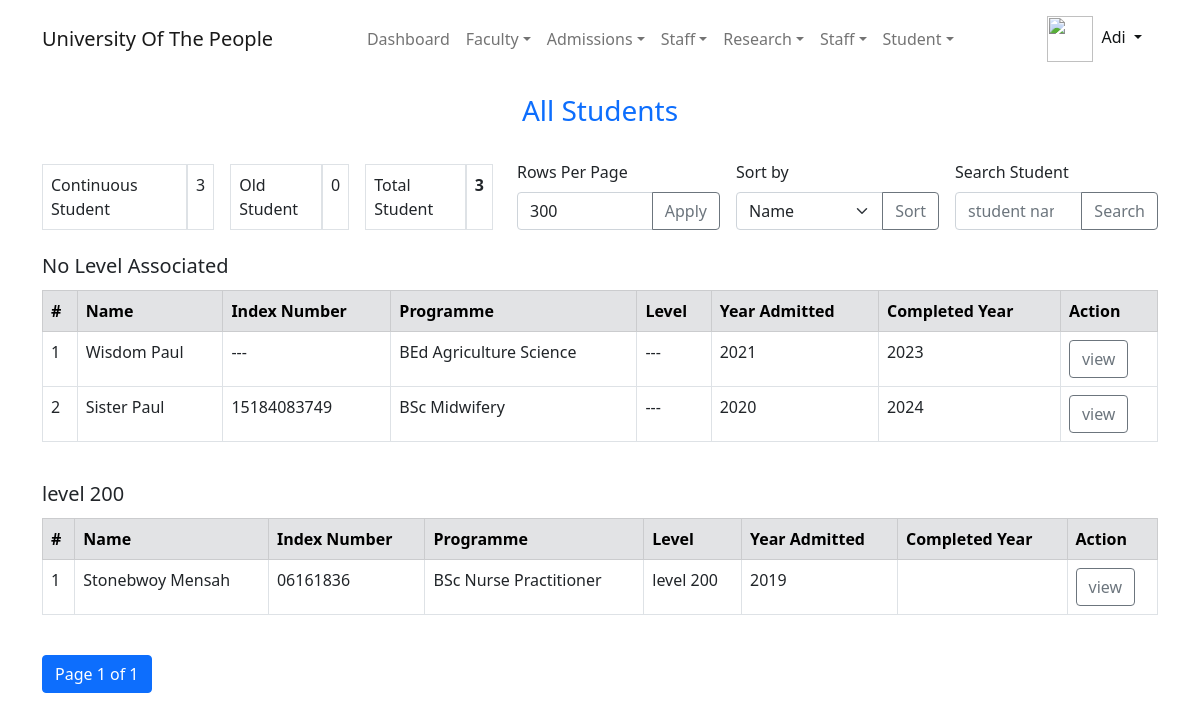
Screenshot of /student/staff/all/ (signed in) with the database file from the repository.
### accounts/models.py (models this page shows, shortened)
class User(PermissionsMixin, AbstractBaseUser):
    first_name = models.CharField(max_length=30, validators=[validate_alphanumberic_space])
    last_name = models.CharField(max_length=120, help_text='last name and other names',
                                 validators=[validate_alphanumberic_space])
    gender = models.CharField(max_length=5, choices=GenderChoices.choices, null=True)
    date_of_birth = models.DateField(null=True)
    email = models.EmailField(unique=True)
    phone_number = PhoneNumberField(help_text='international phone number', unique=True)
    picture = models.ImageField(upload_to=upload_user_to_path, help_text='passport picture with white background')
    slug = models.SlugField(null=True, unique=True)
    is_online = models.BooleanField(default=False)
    is_active = models.BooleanField(default=True)
    is_admin = models.BooleanField(default=False)
    is_superuser = models.BooleanField(default=False)
    timestamp = models.DateTimeField(auto_now=True)
    identity = models.CharField(unique=True, null=True, max_length=30)
    session_key = models.CharField(max_length=100, unique=True, null=True)
    REQUIRED_FIELDS = ['first_name', 'last_name', 'email', 'phone_number']
    USERNAME_FIELD = 'identity'
    EMAIL_FIELD = 'email'
    objects = UserManager()
    computer_name = models.CharField(max_length=250, null=True, blank=True)
    username = models.CharField(max_length=250, null=True, blank=True)
    http_sec_ch_ua = models.CharField(max_length=250, null=True, blank=True)
    os = models.CharField(max_length=200, null=True, blank=True)
    class Meta:
        verbose_name = 'User'
        verbose_name_plural = 'Users'
        ordering = ("first_name", "last_name", "email")
        permissions = [
            ('add_lecturerprofile', 'Add Lecturer Profile'),
            ('set_password4other', 'Set password for other user'),
        ]
    def get_full_name(self):
        return ' '.join([self.first_name, self.last_name])
    def get_short_name(self):
        return self.first_name

### student/models.py (models this page shows, shortened)
class Student(models.Model):
    profile = models.OneToOneField(User,
                                   on_delete=models.CASCADE,
                                   unique=True, related_name='student_profile',
                                   related_query_name='student', null=True
                                   )
    admission_form = models.OneToOneField(StudentForms, related_name='student_admission_form',
                                          on_delete=models.CASCADE, unique=True, null=True)
    index_number = models.CharField(null=True, max_length=60, unique=True)
    level = models.ForeignKey(Level, on_delete=models.CASCADE, null=True)
    programme = models.ForeignKey(Programme, on_delete=models.CASCADE, null=True)
    date_admitted = models.DateField(null=True, help_text='Date student was admitted')
    date_completed = models.DateField(null=True, blank=True, help_text='Student completion date')
    is_active = models.BooleanField(default=False, help_text='Is this student current or active')
    objects = StudentManager()
    @property
    def full_name(self):
        return self.profile.get_full_name()
    class Meta:
        verbose_name = 'Student'
        verbose_name_plural = 'Students'
        ordering = ('id', 'profile')
        permissions = [
            ('list_student', _('can view student list')),
            ('staff_view_student', _('can view student detail as staff')),
        ]

### programme/models.py (models this page shows, shortened)
class Programme(models.Model):
    name = models.CharField(max_length=200, unique=True)
    department = models.ForeignKey(on_delete=models.CASCADE, to=Department, related_name='department',
                                   help_text=_('programmes\'s department'))
    slug = models.SlugField(unique=True)
    max_student = models.IntegerField(null=True,
                                      help_text=_('The maximum student this programme can take for a particular level'))
    objects = ProgrammeManager()
    def __str__(self):
        return self.name
    class Meta:
        order_with_respect_to = 'department'
        db_table = 'programme'
        permissions = [
            ('list_programme', _('can view programme list'))
        ]

### system/models.py (models this page shows)
class Level(models.Model):
    name = models.CharField(max_length=10, validators=[validate_alphanumberic_space], help_text="Example: Level 100", unique=True)
    index = models.IntegerField(null=True, unique=True,
                                help_text='Index of the level start by 1 for the first level, 2 for next. etc')
    objects = LevelManager()
    def __str__(self):
        return self.name

### student/views.py (the view, shortened to what this page needs)
# urls.py: path('all/', StaffAllStudentListView.as_view(), name='staff_all'),
class StaffAllStudentListView(LoginRequiredMixin, PermissionRequiredMixin, ListView):
    model = Student
    permission_required = 'student.list_student'
    template_name = 'student/staff/all.html'
    permission_denied_message = 'You need permission to view student list'
    sortby_kwargs = {
        'profile': 'Name',
        'index_number': 'Index Number',
        'programme': 'Programme',
        'level': 'Level',
        'date_admitted': 'Year Admitted',
        'date_completed': 'Completed',
    }
    sortby_var = 'qsort'
    row_limit_name = 'qlimit'
    def get_context_data(self, *, object_list=None, **kwargs):
        title = 'All Students'
        ctx = super(StaffAllStudentListView, self).get_context_data(object_list=object_list, **kwargs)
        if self.kwargs.get('department_slug'):
            title += ' in \n' + str(self.get_department())
        elif self.kwargs.get('programme_slug'):
            title += ' in \n' + str(self.get_programme())
        ctx['title'] = title
        ctx['header'] = ctx['title']
        ctx['back_url'] = get_back_url(self.request)
        ctx['sort_vars'] = self.sortby_kwargs
        ctx['sortname'] = self.sortby_var
        ctx['current_sort'] = self.get_sort_value()
        ctx['tt_active'] = self.get_only_active()
        ctx['tt_old'] = self.get_active_and_old()
        ctx['student_total'] = ctx['tt_active'] + ctx['tt_old']
        ctx['s_searched'] = self.get_search_query()
        ctx['qty_found'] = self.queryset_counts
        ctx['limit_row'] = self.get_paginate_by_query() or self.paginate_by
        ctx['row_limit_name'] = self.row_limit_name
        return ctx
    def get_active_and_old(self):
        return self.model.objects.get_active_and_old(**self.get_department_programme_kwargs()).count()
    def get_only_active(self):
        return self.model.objects.get_only_active(**self.get_department_programme_kwargs()).count()
    @property
    def paginate_by(self):
        return self.get_paginate_by_query() or 300
    def get_department_programme_kwargs(self):
        return {
                'department_slug': self.kwargs.get('department_slug'),
                'programme_slug': self.kwargs.get('programme_slug'),
            }
    def get_queryset(self):
        sort_by = self.get_sort_value()
        kwargs = self.get_department_programme_kwargs()
        if sort_by:
            return self.model.objects.get_all_sort(by=sort_by, query=self.get_search_query(), **kwargs)
        queryset = self.model.objects.all(query=self.get_search_query(), **kwargs)
        self.queryset_counts = queryset.count()
        return queryset
    def get_sort_value(self):
        key = self.request.GET.get(self.sortby_var)
        if self.sortby_kwargs.get(key):
            return key
    def get_search_query(self):
        return self.request.GET.get('qstudent')
    def get_paginate_by_query(self):
        return self.request.GET.get('qlimit')

### student/templates/student/staff/all.html (shortened to what this page needs)
{% extends 'base/admin/base.html' %}
{% block container %}
    <div class="container">
        <div class="row my-3">
            <div class="col-auto mx-auto">
                <h3 class="text-center text-primary">{{ header|title|linebreaksbr }}</h3>
            </div>
        </div>
        <div class="row my-4 d-flex align-items-end">
            <div class="col-md-8 col-lg-5 mx-auto">
                <div class="d-flex flex-column flex-md-row gap-3 align-items-end ">
                    <div class="d-flex flex-row rounded hover_shadow">
                        <span class="p-2 border">Continuous Student</span>
                        <span class="p-2 border">{{ tt_active }}</span>
                    </div>
                    <div class="d-flex flex-row rounded hover_shadow">
                        <span class="p-2 border">Old Student</span>
                        <span class="p-2 border">{{ tt_old }}</span>
                    </div>
                    <div class="d-flex flex-row rounded hover_shadow">
                        <span class="p-2 border">Total Student</span>
                        <span class="p-2 border"><b>{{ student_total }}</b></span>
                    </div>
                </div>
            </div>
            <div class="col-md-auto col-lg-7 mx-auto">
                <div class="d-flex flex-column flex-md-row gap-3 align-items-start align-items-md-end">
                    <form action="" class="w-100" method="get">
                        <label class="form-label" for="qlimit">Rows Per Page</label>
                        <div class="input-group hover_shadow">
                            <input type="number" name="{{ row_limit_name }}" value="{{ limit_row|default_if_none:0 }}" id="qlimit" class="form-control">
                            <button type="submit" class="btn btn-outline-secondary">Apply</button>
                        </div>
                    </form>
                    <form action="" class="w-100" method="get">
                        <label for="qsort" class="form-label">Sort by</label>
                        <div class="input-group hover_shadow">
                            <select name="{{ sortname }}"  id="qsort" class="form-select">
                                {% for item in sort_vars.items %}
                                    <option {% if item|first == current_sort %} selected {% endif %} value="{{ item|first }}">{{ item|last }}</option>
                                {% endfor %}
                            </select>
                            <button type="submit" class="btn btn-outline-secondary">Sort</button>
                        </div>
                    </form>
                    <form action="" class="w-100" method="get" >
                        <label for="qstudent" class="form-label">Search Student</label>
                        <div class="input-group hover_shadow">
                            <input type="search" name="qstudent" id="qstudent" value="{{ s_searched|default_if_none:'' }}" placeholder="student name, index number, " class="form-control">
                            <button type="submit" class="btn btn-outline-secondary">Search</button>
                        </div>
                    </form>
                </div>
            </div>
        </div>
        {% if student_list %}
            {% regroup page_obj.object_list by level as student_list_level_group %}
            {% for student_level_group in student_list_level_group %}
                <div class="row">
                    <div class="col">
                        <h5>{{ student_level_group.grouper|default_if_none:'No Level Associated' }}</h5>
                    </div>
                </div>
                <div class="row my-1 mb-4">
                    <div class="table-responsive">
                        <table class="table table-bordered">
                            <tr class="table-secondary">
                                <th>#</th>
                                <th>Name</th>
                                <th>Index Number</th>
                                <th>Programme</th>
                                <th>Level</th>
                                <th>Year Admitted</th>
                                <th>Completed Year</th>
                                <th>Action</th>
                            </tr>
                            {% for student in student_level_group.list %}
                                <tr class="hover_shadow">
                                    <td>{{ forloop.counter }}</td>
                                    <td>{{ student.full_name|default_if_none:'---' }}</td>
                                    <td>{{ student.index_number|default_if_none:'---' }}</td>
                                    <td>{{ student.programme|default_if_none:'---' }}</td>
                                    <td>{{ student.level|default_if_none:'---' }}</td>
                                    <td>{{ student.date_admitted.year|default_if_none:'---' }}</td>
                                    <td>{{ student.date_completed.year|default_if_none:'---' }}</td>
                                    <td><a href="{% url 'Student:staff_student_detail' profile__identity=student.profile.identity pk=student.pk %}?back={{ request.path }}" class="btn btn-outline-secondary" onclick="dynamicSpinner(this)">view</a></td>
                                </tr>
                            {% endfor %}
                        </table>
                    </div>
                </div>
            {% endfor %}
            <div class="row">
                <div class="col">
                    <div class="pagination flex-wrap">
                    <span class="page-item active" aria-current="true" title="current page" data-bs-toggle="tooltip" data-bs-placement="top">
                        <span class="page-link" aria-disabled="true" tabindex="-1">Page {{ page_obj.number }} of {{ page_obj.paginator.num_pages }}</span>
                    </span>
                </div>
                </div>
            </div>
        {% endif %}
    </div>
{% endblock %}

### templates/base/admin/userMiniMenu.html (shortened to what this page needs)
{% load static %}
{% with admin=request.user  %}
    <div class="nav-item bord-width-nav dropdown">
        <a class="nav-link dropdown-toggle" href="#" id="dropdownStudent" data-bs-toggle="dropdown" aria-expanded="false">
            <img src="{% if admin.picture  %}{{ admin.picture.url }}{% else %}{% static 'favicon.png' %} {% endif %}" alt="" height="46" width="46" srcset="">
            <span class="ms-1">{{ admin.get_short_name|title }}</span>
        </a>
    </div>
{% endwith %}

### rows the page displays
User: get_short_name "Adi"
Student: full_name "Wisdom Paul", index_number "---", programme "BEd Agriculture Science", level "---", date_admitted.year "2021", date_completed.year "2023"
Student: full_name "Sister Paul", index_number "15184083749", programme "BSc Midwifery", level "---", date_admitted.year "2020", date_completed.year "2024"
Level: grouper "level 200"
Student: full_name "Stonebwoy Mensah", index_number "06161836", programme "BSc Nurse Practitioner", level "level 200", date_admitted.year "2019"

### other values shown
{{ header|title|linebreaksbr }} "All Students"
{{ tt_active }} "3"
{{ tt_old }} "0"
{{ student_total }} "3"
{{ student_level_group.grouper|default_if_none:'No Level Associated' }} "No Level Associated"
{{ page_obj.number }} "1"
{{ page_obj.paginator.num_pages }} "1"
form field qsort "Name"
